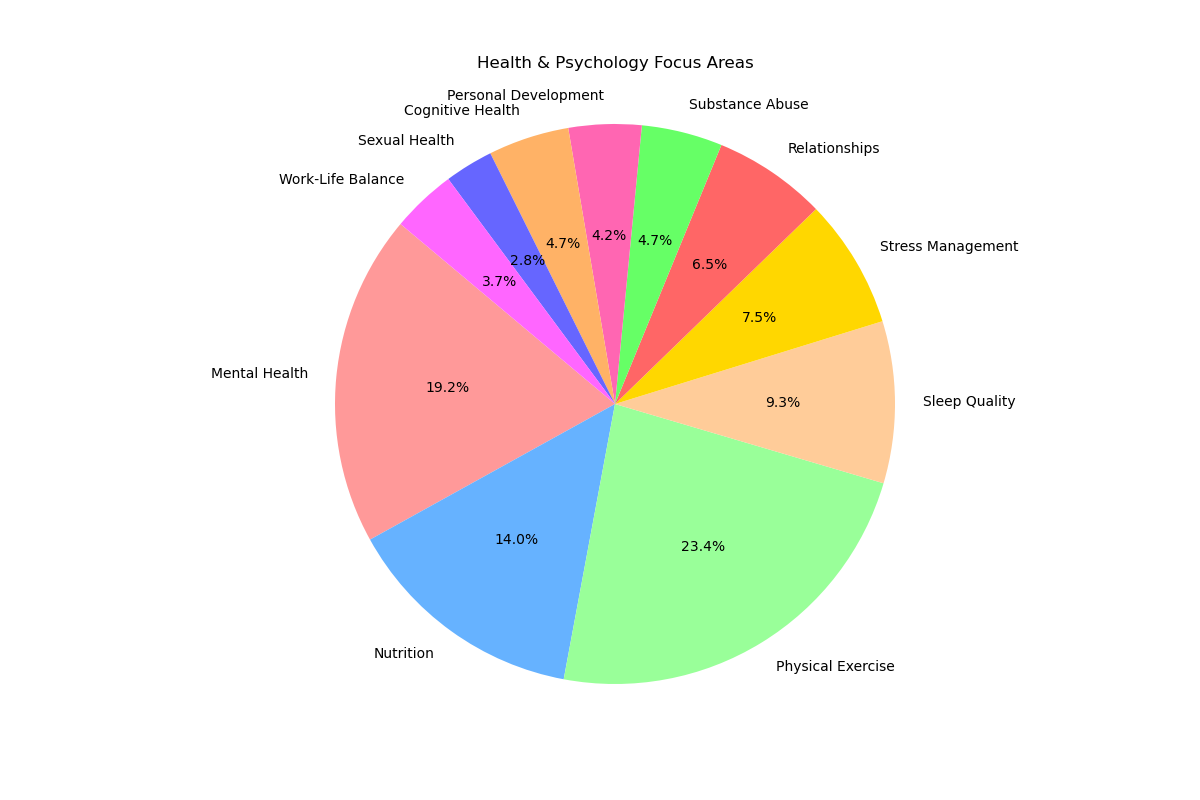

Write the Python code that produced this figure.

import matplotlib.pyplot as plt

# Data
categories = ['Mental Health', 'Nutrition', 'Physical Exercise', 'Sleep Quality', 
              'Stress Management', 'Relationships', 'Substance Abuse', 'Personal Development', 
              'Cognitive Health', 'Sexual Health', 'Work-Life Balance']
percentages = [20.5, 15.0, 25.0, 10.0, 8.0, 7.0, 5.0, 4.5, 5.0, 3.0, 4.0]

# Colors
colors = ['#FF9999', '#66B2FF', '#99FF99', '#FFCC99', '#FFD700', 
          '#FF6666', '#66FF66', '#FF66B2', '#FFB266', '#6666FF', 
          '#FF66FF']

# Pie chart
fig, ax = plt.subplots(figsize=(12, 8))  # Width, Height of the chart
ax.pie(percentages, labels=categories, colors=colors, autopct='%1.1f%%', startangle=140)
ax.axis('equal')  # Equal aspect ratio ensures that pie is drawn as a circle.

plt.title('Health & Psychology Focus Areas', pad=20)
plt.show()
